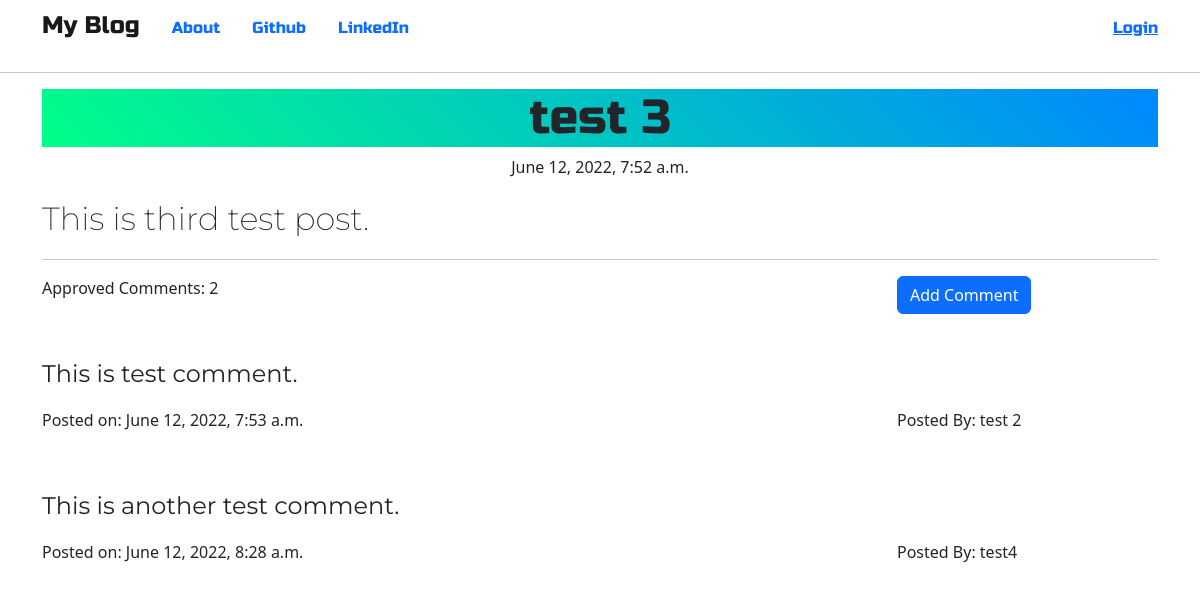
Screenshot of /post/3 with the database file from the repository.
### blog/models.py (models this page shows, shortened)
class Post(models.Model):
    author = models.ForeignKey('auth.user', on_delete=models.CASCADE)
    title = models.CharField(max_length=256)
    text = models.TextField()
    created_date = models.DateTimeField(default=timezone.now)
    published_date = models.DateTimeField(blank=True, null=True)
    def approve_comments(self):
        return self.comments.filter(approved_comments = True)

class Comments(models.Model):
    post = models.ForeignKey('blog.Post', related_name='comments', on_delete=models.CASCADE)
    author = models.CharField(max_length=256)
    text = models.TextField()
    created_date = models.DateTimeField(default=timezone.now)
    approved_comments = models.BooleanField(default=False)

### blog/views.py (the view)
# urls.py: path('post/<int:pk>', views.PostDetailView.as_view(), name='post_detail'),
class PostDetailView(DetailView):
    model = Post

### blog/templates/blog/post_detail.html (shortened to what this page needs)
{% extends 'blog/base.html' %}
{% block content %}
    <h1 class="posttitle loader">{{ post.title }}</h1>
    {% if post.published_date %}
        <div class="date postdate">
            {{ post.published_date }}
        </div>
    {% else %}
        <a class="btn btn-outline-success" href="{% url 'post_publish' pk=post.pk %}"> Publish</a>
    {% endif %}
    <div class="postcontent">
        <p>{{ post.text|safe|linebreaksbr }}</p>
    </div>
    <hr>
    <div class="content-fluid">
        <div class="row">
            <div class="col-9">
                <p>Approved Comments: {{ post.approve_comments.count }}</p>
            </div>
            <div class="col-3">
                <a class="btn btn-primary " href="{% url 'add_comment_to_post' pk=post.pk %}"> Add Comment </a>
            </div>
        </div>
    </div>
    <div class="content">
        {% for comment in post.comments.all %}
        <br>
            {% if user.is_authenticated or comment.approved_comments %}
                    <div class="commentcontent">
                        <p> {{ comment.text|safe|linebreaks }}</p>
                    </div>
            <div class="row">
                <div class="col-9">
                    <p>Posted on: {{ comment.created_date }}</p>
                </div>
                <div class="col-3">
                    <p>Posted By: {{ comment.author }}</p>
                </div>
            </div>
            {% endif %}
            {% empty %}
            <p> No Comments </p>
        {% endfor %}
    </div>
{% endblock %}

### blog/templates/blog/base.html (shortened to what this page needs)
<!DOCTYPE html>
{% load static %}
<html>
    <head>
        <link href="https://cdn.jsdelivr.net/npm/bootstrap@5.2.0-beta1/dist/css/bootstrap.min.css" rel="stylesheet">
        <link rel="stylesheet" href="//cdn.jsdelivr.net/npm/medium-editor@latest/dist/css/medium-editor.min.css" type="text/css" media="screen" charset="utf-8">
        <link rel="stylesheet" href="{% static 'css/style.css' %}">
    </head>
    <body>
        <nav class="navbar navbar-default techfont custom-navbar">
            <div class="container">
                <ul class="nav">
                    <li> <a class="navbar-brand bigbrand" href="{% url 'post_list' %}">My Blog</a></li>
                    <li><a class="nav-link" href="{% url 'about' %}">About</a></li>
                    <li><a class="nav-link" href="https://github.com/prajwalahluwalia">Github</a></li>
                    <li><a class="nav-link" href="https://www.linkedin.com/in/prajwal-ahluwalia/">LinkedIn</a></li>
                </ul>
                <ul class="nav navbar-right">
                    {% if user.is_authenticated %}
                    <li>
                        <a class="nav-link" href="{% url 'post_new' %}">New Post</a>
                    </li>
                    <li>
                        <a class="nav-link" href="{% url 'post_draft_list' %}">Drafts</a>
                    </li>
                    <li>
                        <a class="nav-link">Welcome {{ user.username.upper }}</a>
                    </li>
                    <li>
                        <a class="nav-link" href="{% url 'logout' %}">Logout</a>
                    </li>
                    {% else %}
                        <li><a class="navbar-right" href="{% url 'login' %}"><span class="glyphicon glyphicon-user">Login</span></a></li>
                    {% endif %}
                </ul>
            </div>
        </nav><hr>
        <div class="content container">
            <div class = "row">
                <div class="col-12">
                    <div class="blog_posts">
                        {% block content %}
                        {% endblock %}
                    </div>
                </div>
            </div>
        </div>
    </body>
</html>

### blog/static/css/style.css (style rules this page uses)
.techfont { font-family: 'Montserrat', sans-serif; font-family: 'Russo One', sans-serif; }
.bigbrand { font-size: 1.5em; }
.postdate { text-align: center; }
.posttitle { font-family: 'Russo One', sans-serif; font-size: 3em; text-align: center; }
.postcontent { font-family: 'Montserrat', sans-serif; font-size: 2em; font-weight: 200; }
.commentcontent { font-family: 'Montserrat', sans-serif; font-size: 1.5em; }
.loader { filter:hue-rotate(0deg); background:linear-gradient(45deg,#0f8,#08f); animation:hue 10000ms infinite linear; }

### rows the page displays
Post: title "test 3", published_date "June 12, 2022, 7:52 a.m.", text "This is third test post.", approve_comments.count "2"
Comments: text "This is test comment.", created_date "June 12, 2022, 7:53 a.m.", author "test 2"
Comments: text "This is another test comment.", created_date "June 12, 2022, 8:28 a.m.", author "test4"
